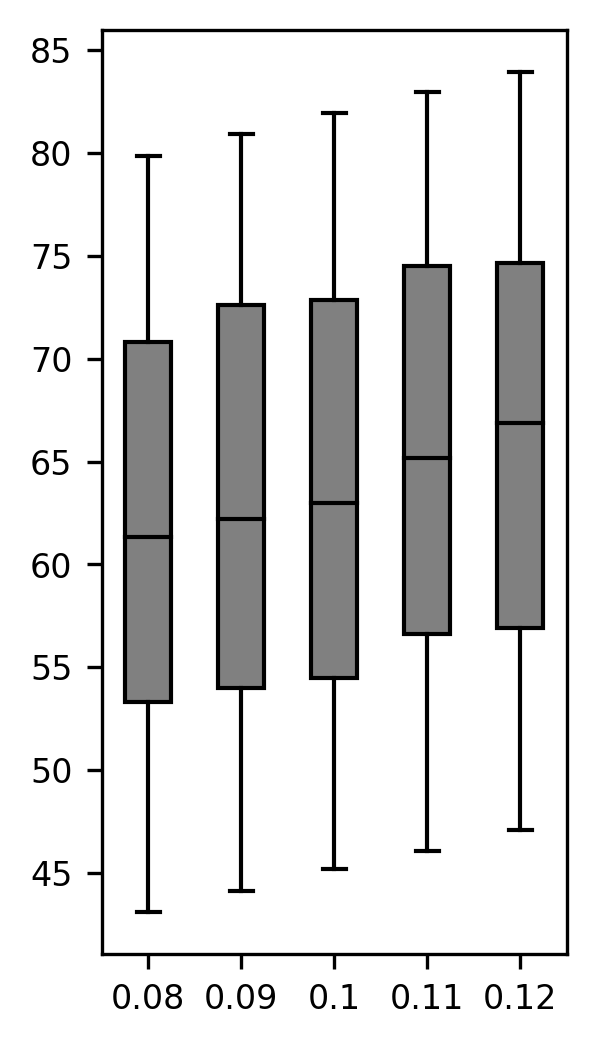

Write Python code to recreate this figure.
# Import libraries
import matplotlib.pyplot as plt
import numpy as np

# Creating dataset
np.random.seed(11)

data_1 = np.random.uniform(43, 80, 500)
data_2 = np.random.uniform(44, 81, 500)
data_3 = np.random.uniform(45, 82, 500)
data_4 = np.random.uniform(46, 83, 500)
data_5 = np.random.uniform(47, 84, 500)

data = [data_1, data_2, data_3, data_4, data_5]

fig = plt.figure(figsize =(2, 4))

#set font size using rcParams
plt.rcParams.update({'font.size': 8})


ax = fig.add_subplot(111)

# Creating axes instance
bp = ax.boxplot(data, patch_artist = True,
                notch = False, vert = 1, showfliers = False)
colors = ['grey', 'grey', 'grey', 'grey', 'grey']

for patch, color in zip(bp['boxes'], colors):
    patch.set_facecolor(color)

# changing color and linewidth of
# whiskers
for whisker in bp['whiskers']:
    whisker.set(color ='black',
                linewidth = 1,
                linestyle ="-")

# changing color and linewidth of
# caps
for cap in bp['caps']:
    cap.set(color ='black',
            linewidth = 1)

# changing color and linewidth of
# medians
for median in bp['medians']:
    median.set(color ='black',
               linewidth = 1)

# changing style of fliers
# for flier in bp['fliers']:
#     flier.set(marker ='D',
#               color ='#e7298a',
#               alpha = 0.5)
    
# x-axis labels
ax.set_xticklabels(['0.08', '0.09', '0.1', '0.11', '0.12'])

#set y-axis label
# ax.set_ylabel('space used ($km^2$)')

# Adding title 
# plt.title("Customized box plot")

# Removing top axes and right axes ticks
ax.get_xaxis().tick_bottom()
ax.get_yaxis().tick_left()
    
plt.savefig('sensitivity_analysis/plots/forest-food-percent/codes/box_plots_MCP/S5_agg_0.2_month_dry.png', dpi = 300, bbox_inches = 'tight')
